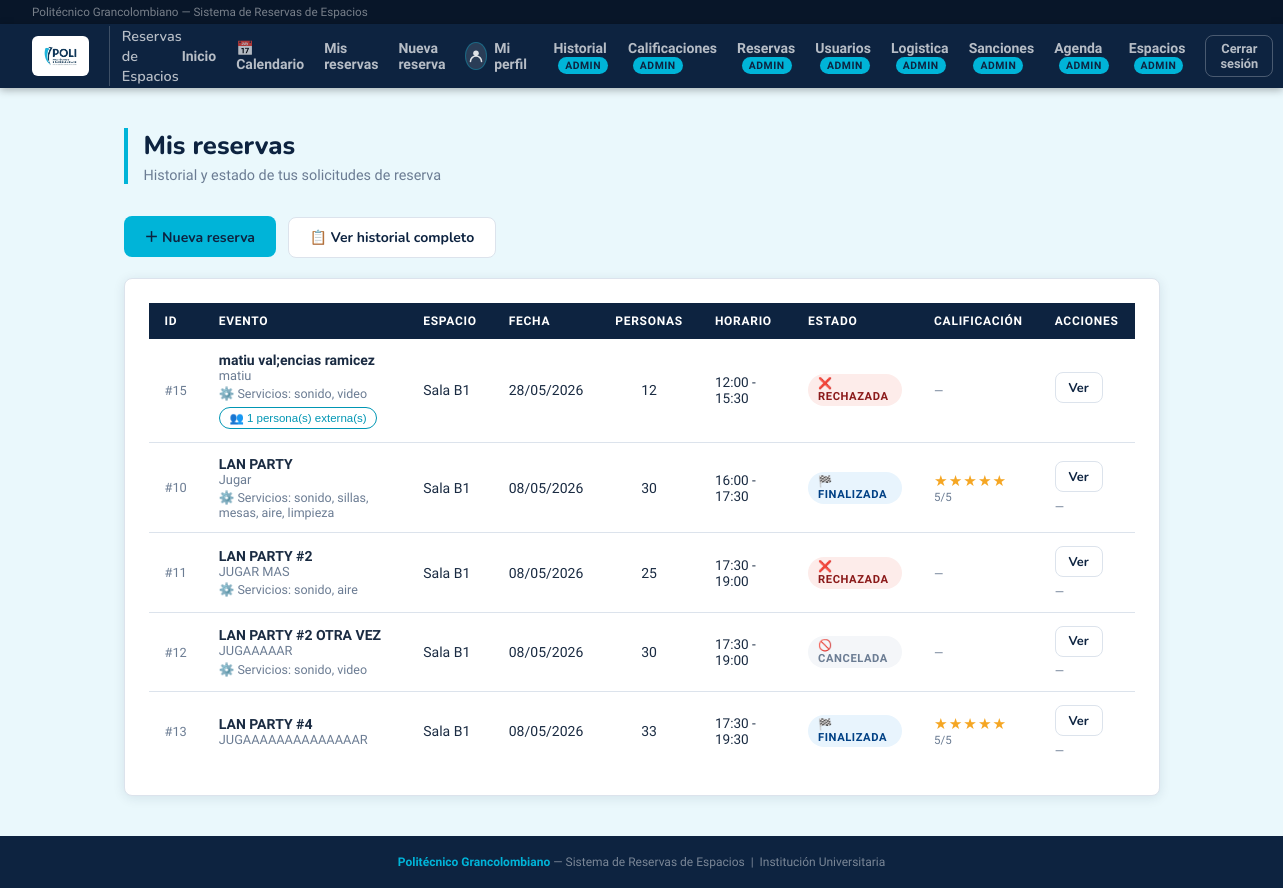
The page /reservas (signed in) on the database its author committed.
### database.py (models this page shows, shortened)
class Reserva(Base):
    __tablename__ = "reserva"
    id            = Column(Integer, primary_key=True, autoincrement=True)
    cant_personas = Column(Integer, nullable=False)
    tipo_evento   = Column(String,  nullable=False)
    finalidad     = Column(String,  nullable=True)
    indumentaria          = Column(String, nullable=True)
    servicios_adicionales = Column(String, nullable=True)  # RF-11: sonido, video, sillas, etc.
    justificacion_rechazo = Column(String, nullable=True)  # Razón del rechazo (obligatoria al rechazar)
    fecha        = Column(Date,     nullable=False)
    hora_inicio  = Column(Time,     nullable=False)
    hora_fin     = Column(Time,     nullable=False)
    estado       = Column(String,   nullable=False, default="pendiente")
    usuario_id   = Column(Integer, ForeignKey("usuario.id"), nullable=False)
    logistica_id = Column(Integer, ForeignKey("usuario.id"), nullable=True)
    usuario            = relationship("Usuario",               foreign_keys=[usuario_id], back_populates="reservas")
    logistica          = relationship("Usuario",               foreign_keys=[logistica_id], back_populates="reservas_logistica")
    espacios           = relationship("Espacio",               secondary=reserva_espacio, back_populates="reservas")
    calificacion       = relationship("Calificacion",          back_populates="reserva", uselist=False)
    personas_externas  = relationship("PersonaExternaReserva", back_populates="reserva",
                                      cascade="all, delete-orphan")
    sanciones          = relationship("Sancion", back_populates="reserva")

class Espacio(Base):
    __tablename__ = "espacio"
    id        = Column(Integer, primary_key=True, autoincrement=True)
    nombre    = Column(String,  nullable=False)
    capacidad = Column(Integer, nullable=False)
    costo_externo = Column(Numeric(12, 2), nullable=True)
    reservas  = relationship("Reserva", secondary=reserva_espacio, back_populates="espacios")

class Calificacion(Base):
    __tablename__ = "calificacion"
    id         = Column(Integer, primary_key=True, autoincrement=True)
    puntuacion = Column(Integer, nullable=False)   # 1 a 5 estrellas
    comentario = Column(String,  nullable=True)
    fecha      = Column(Date,    nullable=False)
    respuesta_admin = Column(String, nullable=True)
    reserva_id = Column(Integer, ForeignKey("reserva.id"), unique=True, nullable=False)
    reserva    = relationship("Reserva", back_populates="calificacion")

### app.py (the view)
@app.route("/reservas")
@requiere_login
def mis_reservas():
    u        = usuario_logueado()
    reservas = db.query(Reserva).filter_by(usuario_id=u.id)\
                 .order_by(Reserva.fecha.desc()).all()
    ahora = datetime.now()
    finalizadas_ids = {r.id for r in reservas if reserva_ha_finalizado(r)}
    return render_template("mis_reservas.html", usuario=u, reservas=reservas,
                           ahora=ahora, finalizadas_ids=finalizadas_ids)

### app.py (called while the page is built)
@app.after_request
def add_header(response):
    response.headers["Cache-Control"] = "no-cache, no-store, must-revalidate"
    response.headers["Pragma"] = "no-cache"
    response.headers["Expires"] = "0"
    return response

@app.teardown_appcontext
def shutdown_session(exception=None):
    DBSession.remove()

@app.after_request
def agregar_headers_no_cache(response):
    response.headers["Cache-Control"] = "no-store, no-cache, must-revalidate, max-age=0, post-check=0, pre-check=0"
    response.headers["Pragma"] = "no-cache"
    response.headers["Expires"] = "-1"
    return response

@app.before_request
def limpiar_sesion_al_iniciar():
    if not app.config.get("SESION_LIMPIADA"):
        session.clear()
        app.config["SESION_LIMPIADA"] = True
        _cargar_espacios_predefinidos()

def reserva_ha_finalizado(reserva):
    return datetime.now() > datetime.combine(reserva.fecha, reserva.hora_fin)

def usuario_logueado():
    uid = session.get("usuario_id")
    if uid:
        return db.get(Usuario, uid)
    return None

def requiere_login(f):
    from functools import wraps
    @wraps(f)
    def wrapper(*args, **kwargs):
        u = usuario_logueado()
        if not u:
            flash("Debes iniciar sesión primero.", "warning")
            return redirect(url_for("login"))
        if not u.activo:
            session.clear()
            flash("Tu cuenta ha sido desactivada. Contacta al administrador.", "danger")
            return redirect(url_for("login"))
        return f(*args, **kwargs)
    return wrapper

@app.before_request
def limitar_personal_logistica():
    endpoint = request.endpoint
    if not endpoint or endpoint in {"static", "index", "login", "logout", "logistica_panel", "ver_reserva"}:
        return None
    u = usuario_logueado()
    if u and u.rol == "logistica":
        flash("El personal de logistica solo puede consultar sus reservas asignadas.", "warning")
        return redirect(url_for("logistica_panel"))
    return None

### templates/mis_reservas.html (shortened to what this page needs)
{% extends "base.html" %}
{% block content %}
<div class="page-header">
  <h1>Mis reservas</h1>
  <p>Historial y estado de tus solicitudes de reserva</p>
</div>
<div style="margin-bottom:1.25rem;">
  <a href="{{ url_for('reserva_nueva') }}" class="btn btn-primary">＋ Nueva reserva</a>
  <a href="{{ url_for('historial_reservas') }}" class="btn btn-secondary" style="margin-left:.5rem;">📋 Ver historial completo</a>
</div>
{% if reservas %}
<div class="card">
  <table>
    <thead>
      <tr>
        <th>ID</th>
        <th>Evento</th>
        <th>Espacio</th>
        <th>Fecha</th>
        <th>Personas</th>
        <th>Horario</th>
        <th>Estado</th>
        <th>Calificación</th>
        <th>Acciones</th>
      </tr>
    </thead>
    <tbody>
      {% for r in reservas %}
      {% set ya_finalizo = r.id in finalizadas_ids %}
      <tr>
        <td style="color:var(--muted); font-size:.8rem;">#{{ r.id }}</td>
        <td>
          <strong>{{ r.tipo_evento }}</strong>
          <div style="font-size:.8rem; color:var(--muted);">{{ r.finalidad }}</div>
          {% if r.servicios_adicionales %}
          <div style="font-size:.78rem; color:var(--muted); margin-top:.2rem;">⚙️ Servicios: {{ r.servicios_adicionales }}</div>
          {% endif %}
          {% if r.personas_externas %}
          <button onclick="toggleExternas('ext-usr-{{ r.id }}')"
                  style="margin-top:.35rem; background:none; border:1px solid var(--cyan-dark);
                         color:var(--cyan-dark); border-radius:20px; font-size:.72rem;
                         padding:.2rem .6rem; cursor:pointer;">
            👥 {{ r.personas_externas | length }} persona(s) externa(s)
          </button>
          {% endif %}
        </td>
        <td>{{ r.espacios[0].nombre if r.espacios else '—' }}</td>
        <td>{{ r.fecha.strftime('%d/%m/%Y') }}</td>
        <td style="text-align:center;">{{ r.cant_personas }}</td>
        <td style="font-size:.85rem;">{{ r.hora_inicio.strftime('%H:%M') }} - {{ r.hora_fin.strftime('%H:%M') }}</td>
        <td>
          {% if r.estado == 'pendiente' %}
            <span class="pill" style="background:#fff8e1; color:#7a5c00;">⏳ En revisión</span>
          {% elif r.estado == 'aprobada' %}
            {% if ya_finalizo %}
              <span class="pill" style="background:#e8f4fd; color:#004085;">🏁 Finalizada</span>
            {% else %}
              <span class="pill" style="background:#eaf7ee; color:#1a6630;">✅ Confirmada</span>
            {% endif %}
          {% elif r.estado == 'rechazada' %}
            <span class="pill" style="background:#fdecea; color:#8b1a1a;">❌ Rechazada</span>
          {% elif r.estado == 'cancelada' %}
            <span class="pill" style="background:#f4f6f9; color:var(--muted);">🚫 Cancelada</span>
          {% endif %}
        </td>
        <td style="min-width:110px;">
          {% if r.calificacion %}
            <div style="color:#f5a623; font-size:.95rem; letter-spacing:1px;">
              {% for i in range(1,6) %}{{ '★' if i <= r.calificacion.puntuacion else '☆' }}{% endfor %}
            </div>
            <div style="font-size:.72rem; color:var(--muted);">{{ r.calificacion.puntuacion }}/5</div>
          {% else %}
            <span style="font-size:.75rem; color:var(--muted);">—</span>
          {% endif %}
        </td>
        <td>
          <div style="display:flex; gap:.4rem; flex-wrap:wrap; margin-bottom:.35rem;">
            <a href="{{ url_for('ver_reserva', rid=r.id) }}" class="btn btn-secondary btn-sm">Ver</a>
          </div>
          {% if not ya_finalizo and r.estado in ['pendiente', 'aprobada'] %}
          <div style="display:flex; gap:.4rem; flex-wrap:wrap;">
            {% if r.estado == 'pendiente' %}
            <a href="{{ url_for('modificar_reserva', rid=r.id) }}" class="btn btn-secondary btn-sm">✏️ Modificar</a>
            {% endif %}
            <form method="POST" action="{{ url_for('cancelar_reserva', rid=r.id) }}" onsubmit="return confirm('¿Seguro que deseas cancelar?')">
              <button type="submit" class="btn btn-danger btn-sm">🚫 Cancelar</button>
            </form>
          </div>
          {% elif ya_finalizo %}
            <span style="font-size:.75rem; color:var(--muted);">—</span>
          {% endif %}
        </td>
      </tr>
      {% endfor %}
    </tbody>
  </table>
</div>
{% else %}
<div class="card" style="text-align:center; padding:3rem;">
  <div style="font-size:2.5rem; margin-bottom:1rem;">📋</div>
  <p style="color:var(--muted);">No tienes reservas aún.</p>
  <a href="{{ url_for('reserva_nueva') }}" class="btn btn-primary" style="margin-top:1rem;">Solicitar primera reserva</a>
</div>
{% endif %}
{% endblock %}

### templates/base.html (style rules this page uses)
:root { --navy: #0d2340; --navy-dark: #081629; --navy-mid: #123060; --cyan: #00b4d8; --cyan-dark: #0096b4; --cyan-light:#e0f7fc; --white: #ffffff; --gray-bg: #eaf8fc; --border: #dce3ec; --text: #1a2b42; --muted: #6b7c93; --success: #28a745; --danger: #dc3545; --warning: #e6a817; --radius: 8px; --shadow: 0 2px 12px rgba(13,35,64,.10); }
*, *::before, *::after { box-sizing: border-box; margin: 0; padding: 0; }
body { font-family: 'Nunito Sans', sans-serif; background: var(--gray-bg); color: var(--text); min-height: 100vh; display: flex; flex-direction: column; }
a { color: var(--cyan-dark); text-decoration: none; }
.page-header { margin-bottom: 2rem; border-left: 4px solid var(--cyan); padding-left: 1rem; }
.page-header h1 { font-size: 1.6rem; font-weight: 800; font-family: 'Nunito', sans-serif; color: var(--navy); }
.page-header p { color: var(--muted); font-size: .9rem; margin-top: .3rem; }
.card { background: var(--white); border: 1px solid var(--border); border-radius: var(--radius); padding: 1.5rem; box-shadow: var(--shadow); }
.btn { display: inline-flex; align-items: center; gap: .4rem; padding: .6rem 1.3rem; border-radius: var(--radius); font-family: 'Nunito', sans-serif; font-size: .875rem; font-weight: 700; cursor: pointer; border: none; transition: all .18s; }
.btn-primary { background: var(--cyan); color: var(--navy); }
.btn-secondary { background: var(--white); color: var(--navy); border: 1.5px solid var(--border); }
.btn-sm { padding: .35rem .8rem; font-size: .8rem; }
table { width: 100%; border-collapse: collapse; font-size: .875rem; }
thead tr { background: var(--navy); }
th { text-align: left; padding: .7rem 1rem; font-size: .75rem; text-transform: uppercase; letter-spacing: .06em; color: var(--white); font-weight: 700; }
td { padding: .8rem 1rem; border-bottom: 1px solid var(--border); }
tr:last-child td { border-bottom: none; }
.pill { display: inline-block; font-size: .7rem; font-weight: 700; padding: 3px 10px; border-radius: 20px; text-transform: uppercase; letter-spacing: .05em; }

### rows shown on the page
Reserva: id "15", tipo_evento "matiu val;encias ramicez", finalidad "matiu", servicios_adicionales "sonido, video", personas_externas|length "1", nombre "Sala B1", fecha "28/05/2026", cant_personas "12", hora_inicio "12:00", hora_fin "15:30", estado "❌ RECHAZADA"
Reserva: id "10", tipo_evento "LAN PARTY", finalidad "Jugar", servicios_adicionales "sonido, sillas, mesas, aire, limpieza", nombre "Sala B1", fecha "08/05/2026", cant_personas "30", hora_inicio "16:00", hora_fin "17:30", estado "🏁 FINALIZADA", calificacion.puntuacion "5"
Calificacion: puntuacion "★" "★" "★" "★" "★"
Reserva: id "11", tipo_evento "LAN PARTY #2", finalidad "JUGAR MAS", servicios_adicionales "sonido, aire", nombre "Sala B1", fecha "08/05/2026", cant_personas "25", hora_inicio "17:30", hora_fin "19:00", estado "❌ RECHAZADA"
Reserva: id "12", tipo_evento "LAN PARTY #2 OTRA VEZ", finalidad "JUGAAAAAR", servicios_adicionales "sonido, video", nombre "Sala B1", fecha "08/05/2026", cant_personas "30", hora_inicio "17:30", hora_fin "19:00", estado "🚫 CANCELADA"
Reserva: id "13", tipo_evento "LAN PARTY #4", finalidad "JUGAAAAAAAAAAAAAAR", nombre "Sala B1", fecha "08/05/2026", cant_personas "33", hora_inicio "17:30", hora_fin "19:30", estado "🏁 FINALIZADA", calificacion.puntuacion "5"
Calificacion: puntuacion "★" "★" "★" "★" "★"
